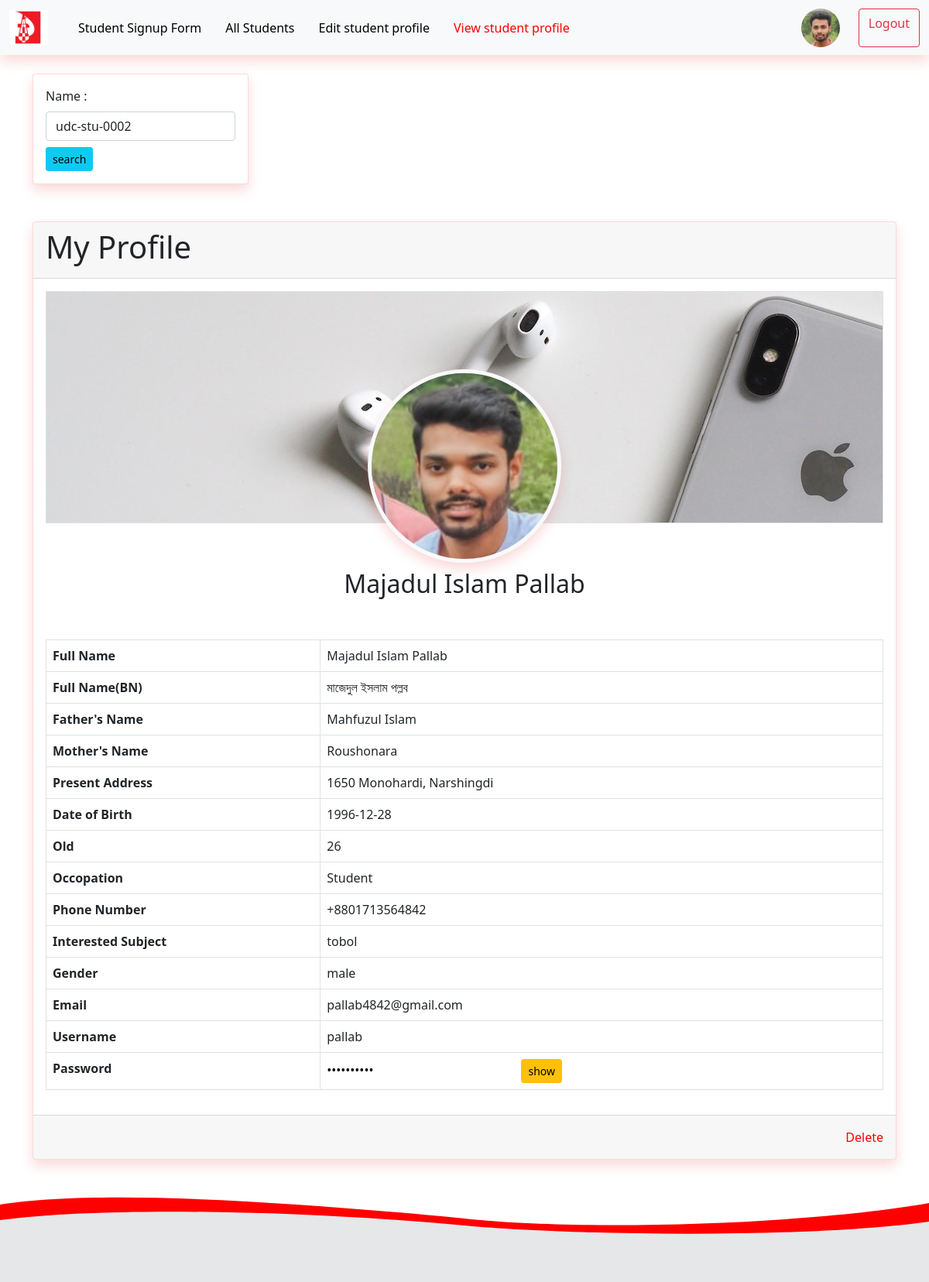
The app's page /pages/profile.php?view_id=udc-stu-0002 (signed in) with its own data.
### tables this page shows
CREATE TABLE `students` (
  `id` int(11) NOT NULL,
  `stu_id` varchar(12) DEFAULT 'udc-stu-',
  `full_name` varchar(225) NOT NULL,
  `full_name_bn` varchar(500) NOT NULL,
  `father_name` varchar(225) NOT NULL,
  `mother_name` varchar(225) NOT NULL,
  `present_address` varchar(555) NOT NULL,
  `date_of_birth` varchar(30) NOT NULL,
  `age` int(3) NOT NULL,
  `occupation` varchar(225) NOT NULL,
  `phone` varchar(20) NOT NULL,
  `interested_subject` varchar(50) NOT NULL,
  `gender` varchar(10) NOT NULL,
  `email` varchar(225) NOT NULL,
  `username` varchar(225) NOT NULL,
  `password` varchar(225) NOT NULL,
  `photo` varchar(225) NOT NULL,
  `status` tinyint(1) NOT NULL DEFAULT 1,
  `trash` tinyint(1) NOT NULL DEFAULT 0,
  `created_at` timestamp NOT NULL DEFAULT current_timestamp(),
  `updated_at` timestamp NULL DEFAULT NULL
);

### pages/profile.php (the view, shortened to what this page needs)
<?php
		include_once('../config.php');
		$ad_user_id = $_SESSION['ad_id'];
	  	$admin_sql = "SELECT * FROM administrator_users WHERE ad_id = '$ad_user_id'";
		  $admin_result = mysqli_query($connect, $admin_sql) or die('ad_select query not run');
		  $admin_row = mysqli_fetch_assoc($admin_result);
		$view_id = $_GET['view_id'] ?? $_GET['get_stu_id'] ?? "";
?>
<!DOCTYPE html>
<html lang="en">
<head>
  <link rel="stylesheet" href="https://cdn.jsdelivr.net/npm/bootstrap-icons@1.3.0/font/bootstrap-icons.css">
  <link href="../assects/css/bootstrap.min.css" rel="stylesheet">
    <link rel="stylesheet" href="../assects/css/style.css">
   <link rel="stylesheet" href="../assects/css/responsive.css">
</head>
<body>
  <nav class="navbar navbar-expand-lg navbar-danger bg-light shadow">
    <div class="container-fluid">
      <a class="navbar-brand" href="#"><img src="../assects/media/img/udichilogo.jpg" alt="udc logo" width="50" height="45"></a>
      <div class="collapse navbar-collapse" id="navbarSupportedContent">
        <ul class="navbar-nav me-auto mb-2 mb-lg-0">
          <li class="nav-item">
            <a class="nav-link" href="./signup.php">Student Signup Form</a>
          </li>
          <li class="nav-item">
            <a class="nav-link " href="./table.php">All Students</a>
          </li>
          <li class="nav-item">
            <a class="nav-link" href="./edit.php">Edit student profile</a>
          </li>
          <li class="nav-item">
            <a class="nav-link live" href="./profile.php">View student profile</a>
          </li>
        </ul>
        <div class="d-flex">
            <a href="./ad_profile.php"><img class="rounded-circle border-warning" src="../assects/media/img/users/<?php echo $admin_row['ad_photo'];?>" alt="" width="50" height="50"></a>
            <a class="btn btn-outline-danger ms-4" href="./logout.php">Logout</a>
        </div>
      </div>
    </div>
  </nav>
		<?php
				$view_sql = "SELECT * FROM students WHERE stu_id = '$view_id'";
				$view_result = mysqli_query($connect, $view_sql) or die('view query not run');
				$view_row = mysqli_fetch_assoc($view_result);
		?>
	<div class="container">
		<div class="card shadow w-25 my-4">
			<div class="card-body">
				<form action="">
					<label for="stu-search" class="form-label">Name : </label>
					<input id="stu-search" class="form-control" type="text" name="get_stu_id" placeholder="Search by student id" value="<?php echo $view_id;?>">
					<button class="btn btn-sm btn-info mt-2" type="submit">search</button>
				</form>
			</div>
		</div>
	</div>
<?php
		if(mysqli_num_rows($view_result) > 0) :
?>
	<div class="container">
		<div class="card showTable my-5 shadow" style="display: block;">
			<div class="card-header">
				<h1>My Profile</h1>
			</div>
			<div class="card-body">
				<div class="profile-head bg-light border" style='background-image: url("../assects/media/img/users/userBG.jpg")'>
					<div class="user-pic">
						<div class="pic">
							<img width="250px" height="250px" class="profile-pic shadow border border-light border-5 rounded-circle" src="../assects/media/img/users/<?php echo $view_row['photo'];?>" alt="Dammy">
							<h2 class="text-center my-2"><?php echo $view_row['full_name'];?></h2>
						</div>
					</div>
				</div>
				<div class="user-info-table">
					<table class="table table-bordered">
					  <tbody>
					    <tr>
					      	<th scope="row">Full Name</th>
					      	<td><?php echo $view_row['full_name'];?></td>
					    </tr>
					    <tr>
					      	<th scope="row">Full Name(BN)</th>
					      	<td><?php echo $view_row['full_name_bn'];?></td>
					    </tr>
					    <tr>
					      	<th scope="row">Father's Name</th>
					      	<td><?php echo $view_row['father_name'];?></td>
					    </tr>
					    <tr>
					      	<th scope="row">Mother's Name</th>
					      	<td colspan="2"><?php echo $view_row['mother_name'];?></td>
					    </tr>
						<tr>
							<th scope="row">Present Address</th>
							<td><?php echo $view_row['present_address'];?></td>
						</tr>
						<tr>
							<th scope="row">Date of Birth</th>
							<td><?php echo $view_row['date_of_birth'];?></td>
						</tr>
						<tr>
							<th scope="row">Old</th>
							<td><?php echo $view_row['age'];?></td>
						</tr>
						<tr>
							<th scope="row">Occopation</th>
							<td><?php echo $view_row['occupation'];?></td>
						</tr>
						<tr>
							<th scope="row">Phone Number</th>
							<td><?php echo $view_row['phone'];?></td>
						</tr>
						<tr>
							<th scope="row">Interested Subject</th>
							<td><?php echo $view_row['interested_subject'];?></td>
						</tr>
						<tr>
							<th scope="row">Gender</th>
							<td><?php echo $view_row['gender'];?></td>
						</tr>
						<tr>
							<th scope="row">Email</th>
							<td><?php echo $view_row['email'];?></td>
						</tr>
						<tr>
							<th scope="row">Username</th>
							<td><?php echo $view_row['username'];?></td>
						</tr>
						<tr>
							<th scope="row">Password</th>
							<td>
								<input style="outline:none;border: none;" id="pass" type="password" readonly value="<?php echo $view_row['password'];?>">
								<span id="btn" onclick="passHideShow()" class="btn btn-warning btn-sm mx-3">show</span>
							</td>
						</tr>
					  </tbody>
					</table>
				</div>
			</div>
			<div class="card-footer py-3">
				<div class="text-end">
				    <a href="#" class="delete_btn" data-id="<?php echo $view_row['id'];?>">Delete</a>
				</div>
			</div>
		</div>
	</div>
		<?php
			else :
				echo "<h3 class='text-center py-5'> Result not found! </h3> ";
		endif;
		?>
	<footer>
	  <svg viewBox="0 -20 700 110" width="100%" height="110" preserveAspectRatio="none">
	    <path transform="translate(0, -20)" d="M0,10 c80,-22 240,0 350,18 c90,17 260,7.5 350,-20 v50 h-700" fill="red" />
	    <path d="M0,10 c80,-18 230,-12 350,7 c80,13 260,17 350,-5 v100 h-700z" fill="#E6E7E9" />
	  </svg>
	</footer>
</body>
</html>

### assects/css/style.css (style rules this page uses)
* { margin: 0; padding: 0; box-sizing: border-box; }
.shadow { box-shadow: 0 .5rem 1rem rgba(232, 67, 67, 0.2)!important; }
.card { position: relative; display: flex; flex-direction: column; min-width: 0; word-wrap: break-word; background-color: #fff; background-clip: border-box; border: 1px solid rgba(232, 67, 67, 0.2); border-radius: .25rem; }
.profile-head { width: 100%; height: 300px; }
.profile-pic { margin-top: 100px; }
.user-info-table { margin-top: 150px; }
.pic img { display: block; margin: 100px auto 0 auto; }
.navbar-danger .navbar-nav .nav-link { color: black; font-size: 16px; }
.live, .navbar-danger .navbar-nav .nav-link:focus, .navbar-danger .navbar-nav .nav-link:hover { color: red !important; }
.navbar-danger .navbar-nav .nav-item { margin-left: 15px; }
a { color:red; text-decoration:none; }

### records on screen
students: photo (picture), full_name "Majadul Islam Pallab", full_name_bn "মাজেদুল ইসলাম পল্লব", father_name "Mahfuzul Islam", mother_name "Roushonara", present_address "1650 Monohardi, Narshingdi", date_of_birth "1996-12-28", age "26", occupation "Student", phone "+8801713564842", interested_subject "tobol", gender "male", email "pallab4842@gmail.com", username "pallab"
